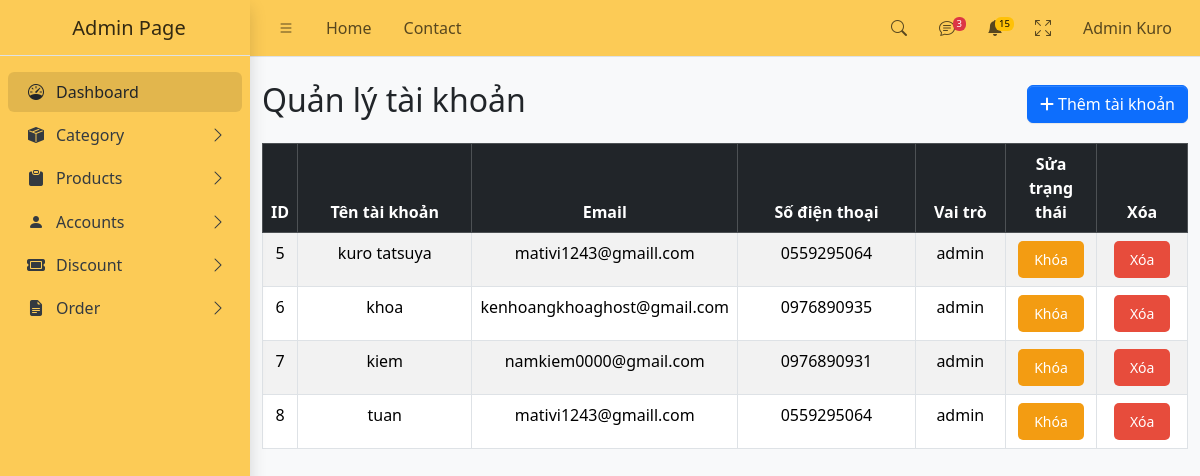
The app's page /?act=listaccount (signed in), older data.
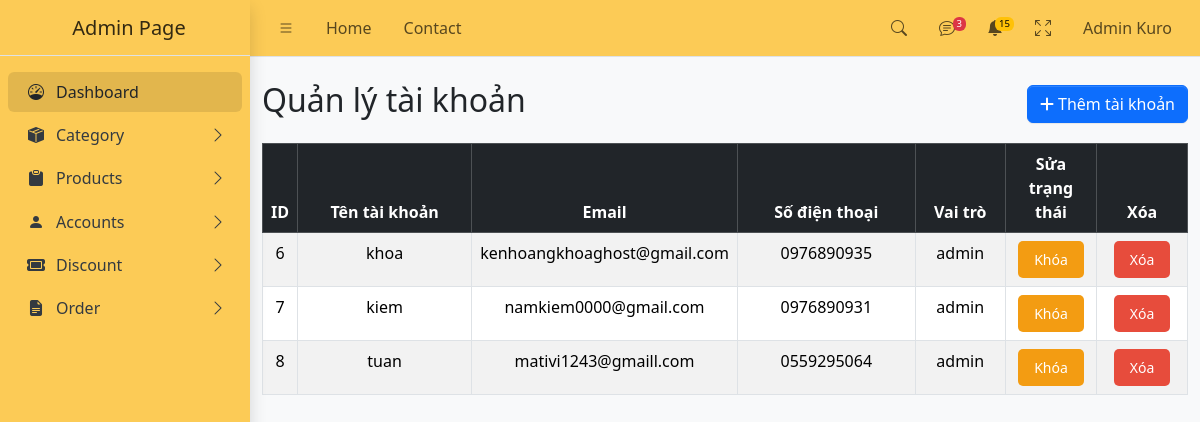
The same page, newer data.
### tables this page shows
CREATE TABLE `account` (
  `user_id` int NOT NULL,
  `Name` varchar(100) NOT NULL,
  `username` varchar(100) NOT NULL,
  `password` varchar(100) NOT NULL,
  `adress` text NOT NULL,
  `phone` varchar(11) NOT NULL,
  `email` varchar(100) NOT NULL,
  `created_at` timestamp NOT NULL DEFAULT CURRENT_TIMESTAMP,
  `status` enum('Mở','Khóa') DEFAULT 'Mở',
  `role` enum('admin','user','shipper') NOT NULL
);

### controller/admin/accController.php (called while the page is built, shortened)
<?php
class accController
{
    public $accModel;
    function __construct()
    {
        $this->accModel = new accModel();
    }
    function listAccount()
    {
        $allAccount = $this->accModel->getAllAccount();
        require_once 'views/admin/listAccount.php';
    }
}

### config/conn.php (called while the page is built, shortened)
<?php
function connectDB()
{
    $host = "mysql:host=localhost;dbname=ktk;charset=utf8";
    $user = "root";
    $pass = "";
    try {
        $conn = new PDO($host, $user, $pass);
        return $conn;
    } catch (PDOException $e) {
        echo "lỗi kết nối " . $e->getMessage();
    }
}
?>

### model/admin/accModel.php (called while the page is built, shortened)
<?php
class accModel
{
    public $conn;
    function __construct()
    {
        $this->conn = connectDB();
    }
    function getAllAccount()
    {
        $sql = "select * from account";
        return $this->conn->query($sql)->fetchAll(PDO::FETCH_ASSOC);
    }
}

### views/admin/listAccount.php (the view, shortened to what this page needs)
<!DOCTYPE html>
<html lang="en">
<head>
    <?php require_once "component/admin/link.php" ?>
</head>
<body class="layout-fixed sidebar-expand-lg bg-body-tertiary">
    <div class="app-wrapper">
        <?php require_once "component/admin/header.php" ?>
        <?php require_once "component/admin/sidebar.php" ?>
        <main class="app-main">
            <div class="container mt-4">
                <div class="d-flex justify-content-between align-items-center mb-3">
                    <h2>Quản lý tài khoản</h2>
                    <a href="?act=insertaccount"><button class="btn btn-primary" data-bs-toggle="modal" data-bs-target="#addModal">
                            <i class="fas fa-plus"></i> Thêm tài khoản
                        </button></a>
                </div>
                <div class="table-responsive">
                    <table class="table table-striped table-bordered" style="text-align:center">
                        <thead class="table-dark">
                            <tr>
                                <th scope="col" style="width: 1%">ID</th>
                                <th scope="col" style="width: 20%">Tên tài khoản</th>
                                <th scope="col" style="width: 25%">Email</th>
                                <th scope="col" style="width: 20%">Số điện thoại</th>
                                <th scope="col" style="width: 10%">Vai trò</th>
                                <th scope="col" style="width: 10%">Sửa trạng thái</th>
                                <th scope="col" style="width: 10%">Xóa</th>
                            </tr>
                        </thead>
                        <tbody>
                            <?php
                            if (isset($allAccount) && is_array($allAccount)) {
                                foreach ($allAccount as $key => $rows) {
                            ?>
                                    <tr>
                                        <td><?= $rows['user_id'] ?></td>
                                        <td><?= $rows['username'] ?></td>
                                        <td><?= $rows['email'] ?></td>
                                        <td><?= $rows['phone'] ?></td>
                                        <td><?= $rows['role'] ?></td>
                                        <td>
                                            <?php if ($rows['status'] == 'Mở') { ?>
                                                <a class="ban" href="?act=banAccount&id=<?= $rows['user_id'] ?>" onclick="return confirm('Bạn có chắc muốn khóa tài khoản này?')">
                                                    <button>Khóa</button>
                                                </a>
                                            <?php } else { ?>
                                                <a class="unban" href="?act=unbanAccount&id=<?= $rows['user_id'] ?>" onclick="return confirm('Bạn có chắc muốn mở khóa tài khoản này?')">
                                                    <button>Mở</button>
                                                </a>
                                            <?php } ?>
                                        </td>
                                        <td>
                                            <a class="delete" href="?act=deleteaccount&id=<?= $rows['user_id'] ?>" onclick="return confirm('Bạn có chắc muốn xóa tài khoản này?')">
                                                <button>Xóa</button>
                                            </a>
                                        </td>
                                    </tr>
                            <?php
                                }
                            } else {
                                echo "Không có tài khoản nào.";
                            }
                            ?>
                        </tbody>
                    </table>
                </div>
            </div>
        </main>
    </div>
</body>
</html>

Row changes from the older to the newer data that the page shows:
removed account: user_id "5", username "kuro tatsuya", email "mativi1243@gmaill.com", phone "0559295064", role "admin"
